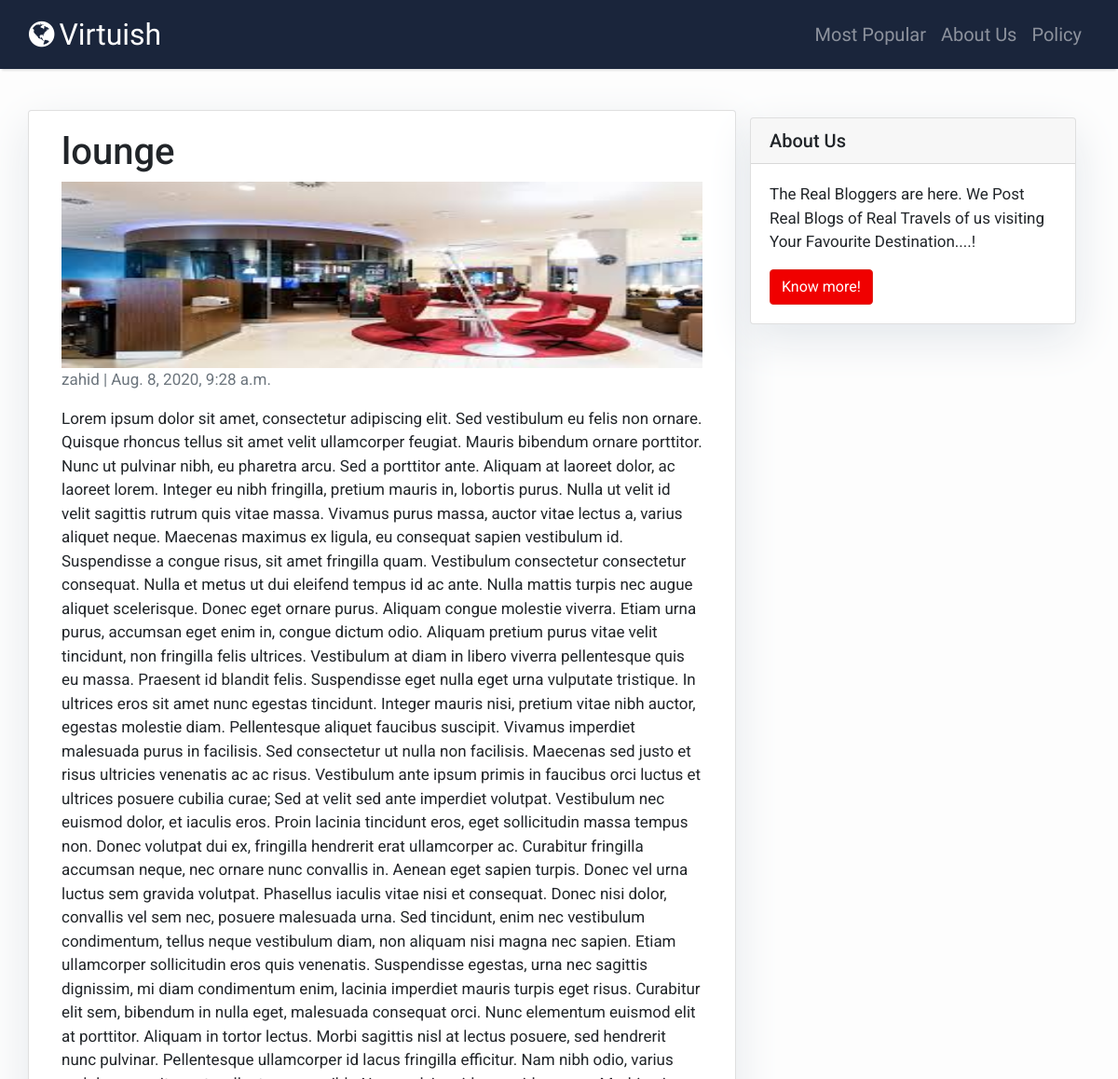
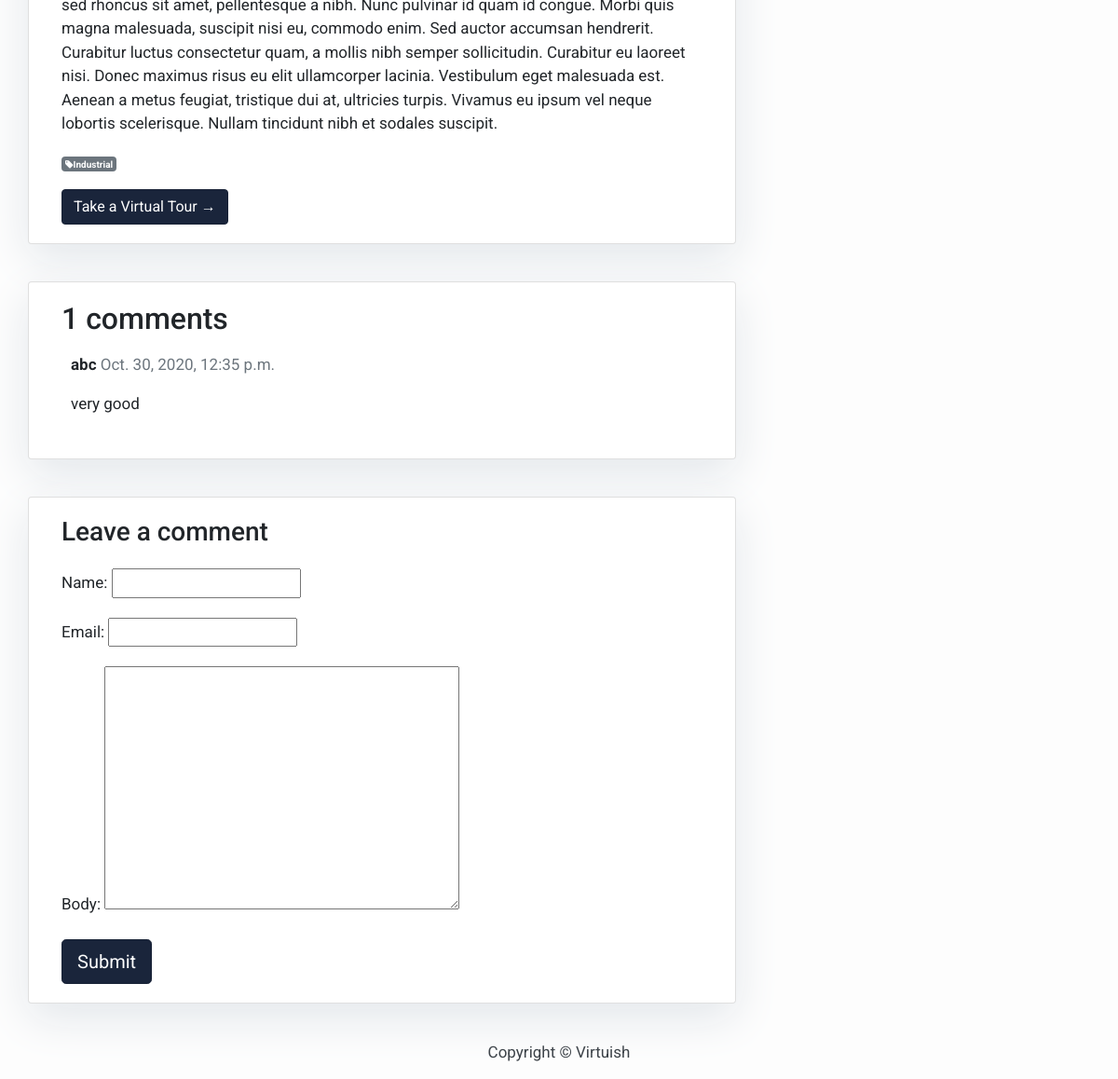
The app's page /p/lounge/ with its own data (2 pictures, top to bottom).
### travel/models.py (models this page shows, shortened)
class Post(models.Model):
    title = models.CharField(max_length=200, unique=True)
    slug = models.SlugField(max_length=200, unique=True)
    author = models.ForeignKey(User, on_delete= models.CASCADE,related_name='blog_posts')
    updated_on = models.DateTimeField(auto_now= True)
    content = models.TextField()
    img = models.ImageField(upload_to='images/', blank=True)
    virtualtour= models.FileField(upload_to='images/', blank=True)
    created_on = models.DateTimeField(auto_now_add=True)
    status = models.IntegerField(choices=STATUS, default=0)
    viewcount=models.IntegerField(default=1,blank=True,null=True)
    tag_let_one = models.CharField(max_length=200, blank=True,null=True, choices=[('Natural', 'Natural'), ('Historical', 'Historical'), ('Industrial', 'Industrial')])
    class Meta:
        ordering = ['-created_on']

class Comment(models.Model):
    post = models.ForeignKey(Post,on_delete=models.CASCADE,related_name='comments')
    name = models.CharField(max_length=80)
    email = models.EmailField()
    body = models.TextField()
    created_on = models.DateTimeField(auto_now_add=True)
    active = models.BooleanField(default=False)
    class Meta:
        ordering = ['created_on']

### travel/views.py (the view)
# urls.py: path('p/<slug:slug>/', views.PostDetails, name='post'),
def PostDetails(request, slug):
    template_name = 'post.html'
    post = get_object_or_404(Post, slug=slug)
    comments = post.comments.filter(active=True)
    new_comment = None
    if request.method == 'POST':
        comment_form = CommentForm(data=request.POST)
        if comment_form.is_valid():
            new_comment = comment_form.save(commit=False)
            new_comment.post = post
            new_comment.save()
    else:
        comment_form = CommentForm()
    return render(request, template_name, {'post': post, 'comments': comments, 'new_comment': new_comment, 'comment_form': comment_form})

### travel/views.py
class CommentForm(forms.ModelForm):
    class Meta:
        model = Comment
        fields = ('name', 'email', 'body')

### travel/templates/post.html (shortened to what this page needs)
{% extends 'layout.html' %} {% block content %}
<br><br>
<div class="container">
  <div class="row">
    <div class="col-md-8 card mb-4  mt-3 left  top">
      <div class="card-body">
        <h1>{% block title %} {{ post.title }} {% endblock title %}</h1>
        <img src="{{ post.img.url }}" class="img-responsive" style="width:100%;height:200px;" alt="">
        <p class=" text-muted">{{ post.author }} | {{ post.created_on }}</p>
        <p class="card-text ">{{ post.content | safe }}</p>
        <p><span style="font-size:10px;" class="badge badge-secondary"><i class="fa fa-tag"></i>{{ post.tag_let_one }}</span></p>
        <a href="{% url 'VirtualTour' post.slug  %}" class="btn btn-primary">Take a Virtual Tour &rarr;</a>
      </div>
    </div>
    {% block sidebar %} {% include 'sidebar.html' %} {% endblock sidebar %}
    <div class="col-md-8 card mb-4  mt-3 ">
      <div class="card-body">
        <h2>{{ comments.count }} comments</h2>
        {% for comment in comments %}
        <div class="comments" style="padding: 10px;">
          <p class="font-weight-bold">
            {{ comment.name }}
            <span class=" text-muted font-weight-normal">
              {{ comment.created_on }}
            </span>
          </p>
          {{ comment.body | linebreaks }}
        </div>
        {% endfor %}
      </div>
    </div>
    <div class="col-md-8 card mb-4  mt-3 ">
      <div class="card-body">
        {% if new_comment %}
        <div class="alert alert-success" role="alert">
          Your comment is awaiting moderation
        </div>
        {% else %}
        <h3>Leave a comment</h3>
        <form method="post" style="margin-top: 1.3em;">
          {{ comment_form.as_p }}
          <button type="submit" class="btn btn-primary  btn-lg">Submit</button>
        </form>
        {% endif %}
      </div>
    </div>
  </div>
</div>
{% endblock content %}

### travel/templates/sidebar.html (style rules this page uses)
.card { box-shadow: 0 16px 48px #E3E7EB; }

### records on screen
Post: title "lounge", img (picture), author "zahid", created_on "Aug. 8, 2020, 9:28 a.m.", content "Lorem ipsum dolor sit amet, consectetur adipiscing elit. Sed vestibulum eu felis non ornare. Quisque rhoncus tellus sit amet velit ullamcorper feugiat. Mauris bibendum ornare porttitor. Nunc ut pulvinar nibh, eu pharetra arcu. Sed a porttitor ante. Aliquam at laoreet dolor, ac laoreet lorem. Integer eu nibh fringilla, pretium mauris in, lobortis purus. Nulla ut velit id velit sagittis rutrum quis vitae massa. Vivamus purus massa, auctor vitae lectus a, varius aliquet neque. Maecenas maximus ex ligula, eu consequat sapien vestibulum id. Suspendisse a congue risus, sit amet fringilla quam. Vestibulum consectetur consectetur consequat. Nulla et metus ut dui eleifend tempus id ac ante. Nulla…", tag_let_one "Industrial"
Comment: name "abc", created_on "Oct. 30, 2020, 12:35 p.m.", body "very good"

### other values on screen
{{ comments.count }} "1"
